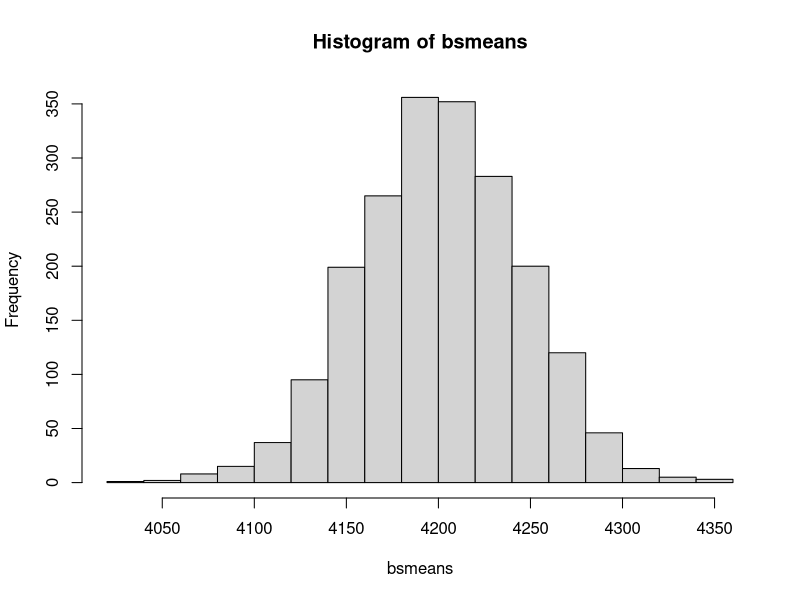

Here is the R script that generated this plot:
## ---- chunk 1
warning("test!")
options(digits = 2)
set.seed(69420) #nice!

#packages <- list("here","palmerpenguins","data.table","tidyverse","dplyr")
#lapply(packages,FUN=install.packages) ## Knitting install.pacakges really doesnt work well.
library("here")
#lapply(packages, character.only=T,FUN=library)

## ---- chunk 2
n<-5
iteration<-0
repeat {
  if (iteration == n){
    rm(iteration)
  break
  } else {
    print("hello")
  iteration<-iteration+1}
}
n<-5
iteration<-0
repeat{
  print("hello")
  if (iteration==0)
    {break}
}
## ---- chunk 3
i<-1
n<-5
while (i <= n){
  print("hello")
  i<-i+1
}
## ---- chunk 4
for(i in 1:5){
  print ("hello")
}

fruit<- c("apples", "oranges", "lemons", "strawberrys","rocks")

for (i in fruit){
  if(i=="lemons") next
  if(i=="rocks") {
    print(paste(i, "aren't fruits you dummy"))
    next
  }
  print(paste(i, "are delicious"))
}

for (i in 1:5){
  if(i==2) next
  print(paste("hello", i))
}
## ---- chunk 5
library(palmerpenguins)

species_names<-levels(penguins$species)
mean_bill_length <- numeric(length(species_names))
names(mean_bill_length)<- species_names

for (this_species in species_names){
  mean_bill_length[this_species]<-
    mean(subset(penguins, species == this_species)$bill_length_mm,
         na.rm=T)

  }
print(mean_bill_length)

mean_bill_length<-NULL

for (this_species in levels(penguins$species)){
  mean_bill_length[this_species]<-
    mean(subset(penguins, species == this_species)$bill_length_mm,
         na.rm=T)
  }
## ---- chunk 6
n=2000
mu.body_mass <- mean(penguins$body_mass_g, na.rm = T)
bsmeans<-vector("numeric", length = n)
for (i in 1:length(bsmeans)){
  resampled.body_mass <- sample(penguins$body_mass_g, replace = T)
  bsmeans[i]<-mean(resampled.body_mass, na.rm=T)
}

hist(bsmeans)
quantile(bsmeans,c(0.025,0.975))
## ---- chunk 7
#TODO create an example of a nested loop
## ---- chunk 8
#TODO create an example of slow vs. fast code with the system.time() command
## ---- chunk 9
hello<- function(name, name2="Malte"){
  paste("Hello", name, "meet", name2)
}
hello("Jim")
## ---- chunk 10
#numbers 1 to 10
maximal_number <- 10
numbers <- 1:maximal_number
for (i in numbers){
  print(i)
}

#next unless even
for (i in numbers){
  if((i %% 2) == 0 ){print(i)}
    else{
      next
        }
}
## ---- chunk 11
library(palmerpenguins)
head(penguins)
## ---- chunk 12
library(dplyr)
#TODO check if the variable is numeric
num.penguins_variables <- penguins %>% dplyr::select(where(is.numeric)) %>%as.list()
#n<-length(num.penguins_variables)
#out<-NULL
#names.num.penguins_variables <- colnames(num.penguins_variables)
#nona_mean <- function(x){
#  mean(x,na.rm=T)
#}

#TODO calculate the mean
#for (i in num.penguins_variables){
#  out[i]<-
#    mean(na.rm=T)
#}
#TODO print the mean
#print(out)


#penguins%>%select(colnames(num.penguins_variables)[2])%>%nona_mean()


variables<- as.list(penguins)
names(variables)
list_mean<-colnames(variables)


j <- 1
k<-1
means<-1:5
for(i in variables){
  if (is.numeric(i)){
    means[j]<-mean(i, na.rm=T)
    names(means)[j]<-names(variables)[k]
    j <- j+1
    }
  k <- k+1
}
print(means)
## ---- chunk 13

n <- 1:5
variable <- penguins|>select_if(is.numeric)|>colnames()
means<-1:5
sd<-1:5
median<-1:5
lower_quartile<-1:5
higher_quartile<-1:5
results<-data.frame(n,variable,means,sd,median,lower_quartile,higher_quartile)

for(n in results$n){
    results$means[n] <- mean(
      penguins[[which(colnames(penguins) == results$variable[n])]], 
      na.rm = T)
    results$sd[n] <- sd(
      penguins[[which(colnames(penguins) == results$variable[n])]], 
      na.rm = T)
    results$median[n] <- median(
      penguins[[which(colnames(penguins) == results$variable[n])]], 
      na.rm = T)
    results$lower_quartile[n] <- quantile(
      penguins[[which(colnames(penguins) == results$variable[n])]], 
      na.rm = T, probs = 0.25)
    results$higher_quartile[n] <- quantile(
      penguins[[which(colnames(penguins) == results$variable[n])]], 
      na.rm = T, probs = 0.75)
}
print(results)

## ---- chunk 14
n<-1:500
bill.length.mean <- 1
bill.depth.mean <- 1
flipper.length.mean<- 1
boot.data<-data.frame(n,bill.length.mean,bill.depth.mean,flipper.length.mean)

for (n in boot.data$n) {
  boot.data$bill.length.mean[n]<-sample(
    x = penguins$bill_length_mm,
    size = length(penguins$bill_length_mm),
    replace = T)|>mean(na.rm=T)
  
  boot.data$bill.depth.mean[n]<-sample(
    x = penguins$bill_depth_mm,
    size = length(penguins$bill_depth_mm),replace = T)|>
      mean(na.rm=T)
  
  boot.data$flipper.length.mean[n]<-sample(
    penguins$flipper_length_mm,
    size=length(penguins$flipper_length_mm),replace = T)|>
    mean(na.rm=T)
}
print(boot.data)

## ---- chunk 15
penguins2<-penguins
#penguins2$n<-rownames(penguins)
penguins2.num.variables <- penguins2 %>% dplyr::select(where(is.numeric))
penguins2.num.variables$imputed <- FALSE
#penguins.num.var<-penguins|>select_if(is.numeric)|>colnames()

#TODO a nested loop, going through each variable, n times.
#  for (variable in penguins.num.var){
 #   print(variable)
  #  for (n in penguins2$n) {print(n)}

    
for(i in 1:ncol(penguins2.num.variables)){
  penguins2.num.variables[is.na(penguins2.num.variables[,i]), i] <- 
    mean(penguins2.num.variables[,i], na.rm = TRUE)
}
#Hmmm I can't get this working. I'll test it for a variable and then I'll try to make that into a loop, ok so if I index with double brackets I get a list, and then I can go to the i-th position of that list, so this should work: 

for (variable in colnames(penguins2.num.variables)){
  
  for(i in 1:length(penguins2.num.variables[[variable]])){
    
    if (is.na(penguins2.num.variables[[variable]][i])){
      
      penguins2.num.variables[[variable]][i] <-
        mean(penguins2.num.variables[[variable]],na.rm=T)
      penguins2.num.variables$imputed[i] <- TRUE #make a note that this value is imputed
    }
  }        
}

penguins.imputed<- data.frame(penguins %>% dplyr::select(-where(is.numeric)),penguins2.num.variables)

#Tada! - I also leave som deprecated code below so you can see the madness of my process
      
  #  for (n in penguins2$n) {
      
  #    if is.na(variable[n]){
  #      variable[n] <- mean(variable,na.rm=T)
  #    } else {
  #      next
  #      }
  #     }
  #    }

## ---- chunk 16
penguins2<-penguins
str(penguins2)
penguins2$flipper_length_mm<-as.numeric(penguins2$flipper_length_mm)
penguins2$body_mass_g      <-as.numeric(penguins2$body_mass_g      )
penguins2$year             <-as.numeric(penguins2$year             )
penguins2$imputed <- " "
str(penguins2)

for (variable in colnames(penguins2)){
  
  for(i in 1:length(penguins2[[variable]])){
    if (variable != "imputed"){ #we do not want to impute on the imputed variable, because that is silly
      if (is.double(penguins2[[variable]])){#TODO return true if variable is double, return false if not  
        if (is.na(penguins2[[variable]][i])){
        
          penguins2[[variable]][i] <-
              mean(penguins2[[variable]],na.rm=T)
          penguins2$imputed[i] <- paste(penguins2$imputed[i],"mean of",variable) #make a note that a value is imputed
          } 
    } else {
        if(is.na(penguins2[[variable]][i])){
              penguins2[[variable]][i] <-
              names(which.max(table(penguins2[[variable]])))
          penguins2$imputed[i] <- paste(penguins2$imputed[i],"most common of",variable) #make a note that a value is imputed
        }
      }
    }
  }        
}

penguins.imputed<-penguins2
#and there we have it ïmputed by means, 


## ---- chunk 17
my_mean<-function(x){
  my<-sum(x)/length(x)
  print(my)}

mean_sd<-function(x, na.rm=T){
  my<-mean(x,na.rm=na.rm)
  sd<-sd(x,na.rm=na.rm)
  out<-data.frame(my,sd)
  names(out)<-c("mean","standard deviation")
  out
}

mean_sd(1:10)


## ---- chunk 18
penguins|>group_by(species,sex)|>summarize(mean_sd(body_mass_g))
## ---- chunk 19
lapply(
  split(
    penguins$body_mass_g, list(penguins$species,penguins$sex)
  ),
  FUN=mean_sd
)
## ---- chunk 20
sapply(
  split(
    penguins$body_mass_g, list(penguins$species,penguins$sex)
  ),
  FUN=mean_sd
)
## ---- chunk 21
#tapply(
 # split(
 #   penguins$body_mass_g, list(penguins$species,penguins$sex)
#  ),
#  FUN=mean_sd
#)

#I tried to mess around with INDEX a bit but didn't really make it work.
## ---- chunk 22
#So I usually use dplyr, but I guess it would look like this if I wanted to do it without

lapply(split(penguins$body_mass_g, list(penguins$species, penguins$sex)),FUN=mean_sd)

summary<-as.data.frame((lapply(split(penguins$body_mass_g, list(penguins$species, penguins$sex)),FUN=mean_sd)
))

summary

library(dplyr) 
summary.dplyr<-penguins %>%
  dplyr::select(where(is.numeric)) %>%
  as.list() %>%
  lapply(mean_sd)%>%
  as.data.frame() #TODO pivot this longer to get mean and SD in two rows. 

## ---- chunk 23
library(data.table)
pengdt <- data.table(penguins)

pengdt[, mean_sd(body_mass_g), by = list(species, sex)]
## . can be used as shorthand for list in data table
pengdt[, mean_sd(body_mass_g), by = .(species, sex)]

pengdt[, mean_sd(body_mass_g), by = .(species, sex)]


## ---- chunk 24
mean_sd<-function(x, na.rm=T){
  my<-mean(x,na.rm=na.rm)
  sd<-sd(x,na.rm=na.rm)
  out<-list(my,sd)
  names(out)<-c("mean","sd")
  class(out)<-"meansd"
  out
}
print.meansd<-NULL

mean_sd(1:5)

print.meansd <- function(x, dig = 2) {
  
  msd <- paste0(round(x[["mean"]], digits = dig), " (", 
                round(x[["sd"]], digits = dig), ")")
  
  cat("mean (sd)", 
      attr(x, "variable"), ":", 
      msd, "\n")
  
}

test<-1:10

mean_sd(test)
## ---- chunk 25
Tscore <- function(x, my0=0){
  n = length(x)
  xbar = mean(x, na.rm=T)
  sd = sd(x, na.rm=T)
  
  out = (xbar - my0)/(sd*sqrt(n))
  names(out)<-"T-Score"
  class(out)<-"Tsc"
  out
}



print.Tsc <- function (x, digits = NULL, quote = TRUE, na.print = NULL, print.gap = NULL, 
    right = FALSE, max = NULL, width = NULL, useSource = TRUE, 
    ...) 
{
    args <- pairlist(digits = digits, quote = quote, na.print = na.print, 
        print.gap = print.gap, right = right, max = max, width = width, 
        useSource = useSource, ...)
    missings <- c(missing(digits), missing(quote), missing(na.print), 
        missing(print.gap), missing(right), missing(max), missing(width), 
        missing(useSource))
    .Internal(print.default(x, args, missings))
}

Tscore(test)[1]


## ---- chunk 26

#TODO
pt(q=Tscore(test)[1],df=length(test)-1, lower=F)


pvalue <- function (q, df, ncp, lower.tail = TRUE, log.p = FALSE) 
{
    out=pt(q, df, ncp, lower.tail = TRUE, log.p = FALSE)
    names(out)<-"p-value"
    out
}

pvalue(q=Tscore(test)[1],df=length(test)-1, lower=F)
## ---- chunk 27
penguins$body_mass_g|>Tscore(my0=4000)|>pvalue(df=length(penguins$body_mass_g))

t.test(penguins$body_mass_g,mu=4000)

#So that's wrong, but I dont understand why. I can always just do:



t.test

my_t.test <- function(x,mu=0) {
  t.test(x,mu=mu)[1]
}

penguins$body_mass_g|>my_t.test(mu=4000)|>as.numeric()|>pvalue(df=length(penguins$body_mass_g)-1)

my_pvalue <- function (x, mu, ...){
t.test(x,mu=mu,...)$p.value
}

penguins$body_mass_g|>my_pvalue(mu=4000)


## ---- chunk 28
scales::pvalue

## ---- chunk 29
t.test

t.test.penguin.mass.eq.4000<-t.test(penguins$body_mass_g,mu=4000)
str(t.test.penguin.mass.eq.4000)

## ---- chunk 30
stats:::print.htest

my_print.htest <- function (x, digits = getOption("digits"), prefix = "\t", ...) 
{
    cat("\n")
    cat(strwrap(x$method, prefix = prefix), sep = "\n")
    cat("\n")
    cat("data:  ", x$data.name, "\n", sep = "")
    out <- character()
    if (!is.null(x$statistic)) 
        stat <- c(paste(names(x$statistic), "=", format(x$statistic, 
            digits = max(1L, digits - 2L))))
    if (!is.null(x$parameter)) 
        param <- c(paste(names(x$parameter), "=", format(x$parameter, 
            digits = max(1L, digits - 2L))))
    if (!is.null(x$p.value)) {
        fp <- format.pval(x$p.value, digits = max(1L, digits - 
            3L))
        p <- c(paste("p-value", if (startsWith(fp, "<")) fp else paste("=", 
            fp)))
    }
    cat(strwrap(paste(out, collapse = ", ")), sep = "\n")
    if (!is.null(x$alternative)) {
        cat("alternative hypothesis: ")
        if (!is.null(x$null.value)) {
            if (length(x$null.value) == 1L) {
                alt.char <- switch(x$alternative, two.sided = "not equal to", 
                  less = "less than", greater = "greater than")
                cat("true ", names(x$null.value), " is ", alt.char, 
                  " ", x$null.value, "\n", sep = "")
            }
            else {
                cat(x$alternative, "\nnull values:\n", sep = "")
                print(x$null.value, digits = digits, ...)
            }
        }
        else cat(x$alternative, "\n", sep = "")
    }
    if (!is.null(x$conf.int)) {
       conf<- cat(format(100 * attr(x$conf.int, "conf.level")), " percent confidence interval:\n", 
            " ", paste(format(x$conf.int[1:2], digits = digits), 
                collapse = " "), "\n", sep = "")
    }
    if (!is.null(x$estimate)) {
        cat("sample estimates:\n")
        print(x$estimate, digits = digits, ...)
    }
    cat("\n", "cat","\n")
    cat(paste(p,conf))
    cat("\n",conf)
    invisible(x)
}

my_print.htest(t.test.penguin.mass.eq.4000)


#Ok let's do something simpler and just refer to specific parts of the object
my_print2.htest<-function(x, digits=2,pdigits=7,...){
  cat("method:",x[["method"]],"\n")
  cat("alternative hypothesis:",x[["alternative"]],"\n")
  cat("the p-value that this is equal to",round(x[["null.value"]],digits),"is",round(x[["p.value"]],pdigits),"\n")
  cat("mean is", round(x[["estimate"]],digits),"\n")
  cat(100*round(attr(x[["conf.int"]],which="conf.level"),digits),"%",
      "confidence is",round(x[["conf.int"]][1],digits),"to",round(x[["conf.int"]][2],digits))
}

my_print2.htest(t.test.penguin.mass.eq.4000,digits=5,pdigits=7)

my_print2.htest(t.test(penguins2$body_mass_g,mu=4150)) #imputed data set has different conf.ints so I just checked to see whether it would return something different.


## ---- chunk 31
methods

library(stats)

methods(generic.function=print, class = "htest")

methods(generic.function=print, class = "htest")[131]

methods(class = "htest")
#I can only see print for the htest class?

